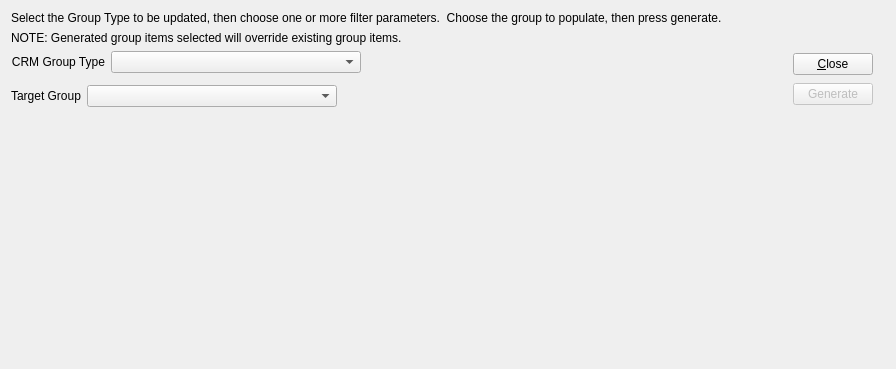
<?xml version="1.0" encoding="UTF-8"?>
<ui version="4.0">
 <comment>This file is part of the xTuple ERP: PostBooks Edition, a free and
open source Enterprise Resource Planning software suite,
Copyright (c) 1999-2014 by OpenMFG LLC, d/b/a xTuple.
It is licensed to you under the Common Public Attribution License
version 1.0, the full text of which (including xTuple-specific Exhibits)
is available at www.xtuple.com/CPAL.  By using this software, you agree
to be bound by its terms.</comment>
 <class>buildCRMGroups</class>
 <widget class="QWidget" name="buildCRMGroups">
  <property name="geometry">
   <rect>
    <x>0</x>
    <y>0</y>
    <width>896</width>
    <height>369</height>
   </rect>
  </property>
  <property name="windowTitle">
   <string>Build CRM Groups</string>
  </property>
  <layout class="QVBoxLayout" name="verticalLayout_3">
   <item>
    <widget class="XLabel" name="xlabel">
     <property name="text">
      <string>Select the Group Type to be updated, then choose one or more filter parameters.  Choose the group to populate, then press generate.</string>
     </property>
    </widget>
   </item>
   <item>
    <widget class="XLabel" name="xlabel_2">
     <property name="text">
      <string>NOTE: Generated group items selected will override existing group items.</string>
     </property>
    </widget>
   </item>
   <item>
    <layout class="QHBoxLayout" name="horizontalLayout">
     <item>
      <layout class="QVBoxLayout" name="verticalLayout_2">
       <item>
        <layout class="QHBoxLayout" name="horizontalLayout_2">
         <item>
          <widget class="XLabel" name="_typeLit">
           <property name="text">
            <string>CRM Group Type</string>
           </property>
           <property name="alignment">
            <set>Qt::AlignRight|Qt::AlignTrailing|Qt::AlignVCenter</set>
           </property>
          </widget>
         </item>
         <item>
          <widget class="XComboBox" name="_type">
           <property name="minimumSize">
            <size>
             <width>250</width>
             <height>0</height>
            </size>
           </property>
          </widget>
         </item>
         <item>
          <spacer name="horizontalSpacer">
           <property name="orientation">
            <enum>Qt::Horizontal</enum>
           </property>
           <property name="sizeHint" stdset="0">
            <size>
             <width>40</width>
             <height>20</height>
            </size>
           </property>
          </spacer>
         </item>
        </layout>
       </item>
       <item>
        <widget class="ParameterWidget" name="_params"/>
       </item>
       <item>
        <layout class="QHBoxLayout" name="horizontalLayout_3">
         <item>
          <widget class="XLabel" name="_targetGrpLit">
           <property name="text">
            <string>Target Group</string>
           </property>
          </widget>
         </item>
         <item>
          <widget class="XComboBox" name="_targetGrp">
           <property name="minimumSize">
            <size>
             <width>250</width>
             <height>0</height>
            </size>
           </property>
          </widget>
         </item>
         <item>
          <spacer name="horizontalSpacer_2">
           <property name="orientation">
            <enum>Qt::Horizontal</enum>
           </property>
           <property name="sizeHint" stdset="0">
            <size>
             <width>40</width>
             <height>20</height>
            </size>
           </property>
          </spacer>
         </item>
        </layout>
       </item>
       <item>
        <spacer name="verticalSpacer_2">
         <property name="orientation">
          <enum>Qt::Vertical</enum>
         </property>
         <property name="sizeHint" stdset="0">
          <size>
           <width>20</width>
           <height>40</height>
          </size>
         </property>
        </spacer>
       </item>
      </layout>
     </item>
     <item>
      <layout class="QVBoxLayout" name="verticalLayout">
       <property name="leftMargin">
        <number>14</number>
       </property>
       <property name="rightMargin">
        <number>12</number>
       </property>
       <item>
        <widget class="QPushButton" name="_close">
         <property name="text">
          <string>&amp;Close</string>
         </property>
        </widget>
       </item>
       <item>
        <widget class="QPushButton" name="_generate">
         <property name="enabled">
          <bool>false</bool>
         </property>
         <property name="text">
          <string>Generate</string>
         </property>
        </widget>
       </item>
       <item>
        <spacer name="verticalSpacer">
         <property name="orientation">
          <enum>Qt::Vertical</enum>
         </property>
         <property name="sizeType">
          <enum>QSizePolicy::Preferred</enum>
         </property>
         <property name="sizeHint" stdset="0">
          <size>
           <width>0</width>
           <height>250</height>
          </size>
         </property>
        </spacer>
       </item>
      </layout>
     </item>
    </layout>
   </item>
  </layout>
 </widget>
 <customwidgets>
  <customwidget>
   <class>ParameterWidget</class>
   <extends>QWidget</extends>
   <header>parameterwidget.h</header>
  </customwidget>
  <customwidget>
   <class>XComboBox</class>
   <extends>QComboBox</extends>
   <header>xcombobox.h</header>
  </customwidget>
  <customwidget>
   <class>XLabel</class>
   <extends>QLabel</extends>
   <header>xlabel.h</header>
  </customwidget>
 </customwidgets>
 <tabstops>
  <tabstop>_close</tabstop>
 </tabstops>
 <resources/>
 <connections>
  <connection>
   <sender>_close</sender>
   <signal>clicked()</signal>
   <receiver>buildCRMGroups</receiver>
   <slot>close()</slot>
   <hints>
    <hint type="sourcelabel">
     <x>335</x>
     <y>31</y>
    </hint>
    <hint type="destinationlabel">
     <x>246</x>
     <y>7</y>
    </hint>
   </hints>
  </connection>
 </connections>
</ui>
